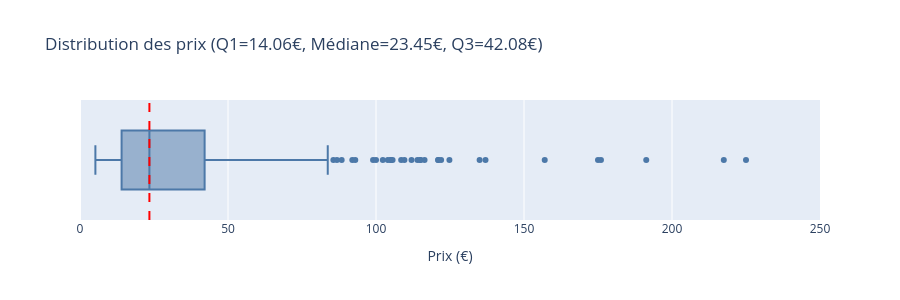

Write notebook code for a chart like this one.
### Code cell
#Autre méthode avec plotly express
import plotly.express as px

q1 = df_final_analysis["price"].quantile(0.25)
median = df_final_analysis["price"].median()
q3 = df_final_analysis["price"].quantile(0.75)

fig = px.box(
    df_final_analysis,
    x="price",
    points="outliers",
    title=f"Distribution des prix (Q1={q1:.2f}€, Médiane={median:.2f}€, Q3={q3:.2f}€)",
    color_discrete_sequence=["#4C78A8"]

)

fig.add_vline(x=median, line_dash="dash", line_color="red")
fig.update_layout(
    xaxis_title="Prix (€)",
    yaxis_title="",
    width=900,
    height=300
)

fig.update_xaxes(range=[0, 250])  # zoom sur la zone utile

fig.show()

### Figure 1 — Plotly figure (JSON) as saved in the notebook; plotly's stock layout.template omitted (floating-point values rounded to 4 significant figures; data arrays with more than 128 entries replaced by an {"elided": "..."} marker saying what was removed)
{"data": [{"alignmentgroup": "True", "boxpoints": "outliers", "hovertemplate": "price=%{x}<extra></extra>", "legendgroup": "", "marker": {"color": "#4C78A8"}, "name": "", "notched": false, "offsetgroup": "", "orientation": "h", "showlegend": false, "type": "box", "x": {"elided": "714 float values"}, "x0": " ", "xaxis": "x", "y0": " ", "yaxis": "y"}], "layout": {"boxmode": "group", "height": 300, "legend": {"tracegroupgap": 0}, "shapes": [{"line": {"color": "red", "dash": "dash"}, "type": "line", "x0": 23.45, "x1": 23.45, "xref": "x", "y0": 0, "y1": 1, "yref": "y domain"}], "title": {"text": "Distribution des prix (Q1=14.06€, Médiane=23.45€, Q3=42.08€)"}, "width": 900, "xaxis": {"anchor": "y", "domain": [0, 1], "range": [0, 250], "title": {"text": "Prix (€)"}}, "yaxis": {"anchor": "x", "domain": [0, 1], "title": {"text": ""}}}}
